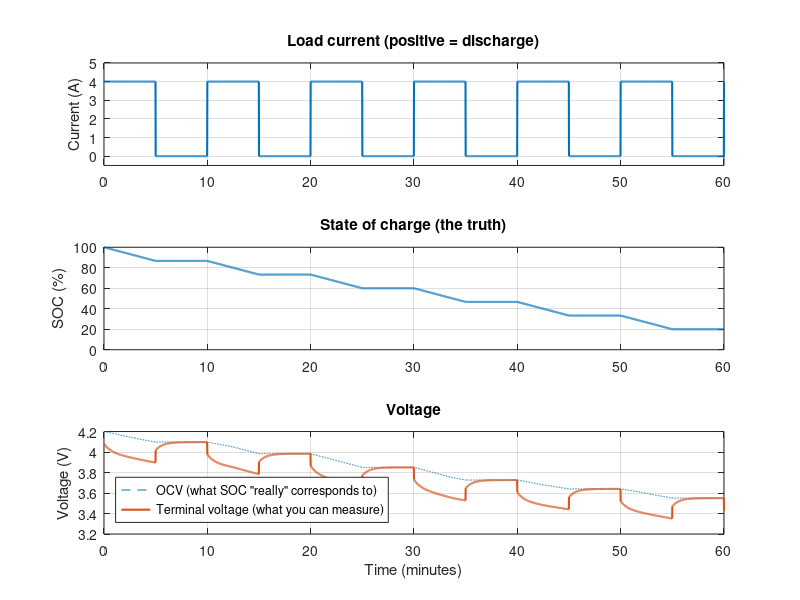

Write the MATLAB code that produced this figure.
%% STEP 1 - One lithium-ion cell, simulated in a plain MATLAB script
% Goal: see with your own eyes that TERMINAL VOLTAGE is not the same as SOC.
%
% The cell model (called a "1-RC equivalent circuit model"):
%
%      +----[ R0 ]----[ R1 || C1 ]----+
%      |                              |
%    (OCV)                        terminal voltage V
%      |                              |
%      +------------------------------+
%
%   OCV : "open circuit voltage" - the voltage the cell would show if it
%         rested for a long time. It depends ONLY on SOC (a lookup table).
%   R0  : instant resistance. The moment current flows, voltage drops by I*R0.
%   R1,C1 : slow "relaxation" effect. Voltage keeps sagging for a while under
%         load and slowly recovers after the load stops.
%
% Equations (I > 0 means discharging):
%   SOC(next) = SOC - I*dt / Q                 <- Coulomb counting, the true SOC
%   V1(next)  = V1 + dt*( -V1/(R1*C1) + I/C1 ) <- voltage across the RC pair
%   V         = OCV(SOC) - I*R0 - V1           <- what a voltmeter would read

clear; clc; close all;

%% 1. Cell parameters  (try changing these later!)
Q_Ah = 2.5;            % capacity in amp-hours (a typical 18650 cell)
Q    = Q_Ah * 3600;    % capacity in amp-seconds (coulombs)
R0   = 0.030;          % ohms
R1   = 0.020;          % ohms
C1   = 2000;           % farads  -> time constant R1*C1 = 40 seconds

% OCV-vs-SOC lookup table (rough shape of a real NMC cell)
soc_table = 0:0.1:1;
ocv_table = [3.00 3.45 3.55 3.62 3.68 3.75 3.85 3.95 4.05 4.12 4.20];

%% 2. Simulation settings
dt    = 1;                 % time step in seconds
t_end = 3600;              % simulate 1 hour
t     = 0:dt:t_end;
N     = length(t);

% Load profile: 4 A for 5 minutes, then rest 5 minutes, repeat
% (4 A = 1.6C for this cell, i.e. it would empty in ~37 min if continuous)
I = zeros(1, N);
for k = 1:N
    if mod(t(k), 600) < 300
        I(k) = 4;          % discharging
    else
        I(k) = 0;          % resting
    end
end

%% 3. Storage for results
SOC = zeros(1, N);
V1  = zeros(1, N);
V   = zeros(1, N);
OCV = zeros(1, N);

SOC(1) = 1.0;              % start fully charged
V1(1)  = 0;

%% 4. The simulation loop - one small time step at a time
for k = 1:N
    OCV(k) = interp1(soc_table, ocv_table, SOC(k));
    V(k)   = OCV(k) - I(k)*R0 - V1(k);

    if k < N
        SOC(k+1) = SOC(k) - I(k)*dt/Q;
        V1(k+1)  = V1(k) + dt*( -V1(k)/(R1*C1) + I(k)/C1 );
    end
end

%% 5. Plots
tm = t/60;   % minutes, easier to read

figure('Name', 'Step 1 - single cell');

subplot(3,1,1);
plot(tm, I, 'LineWidth', 1.5);
ylabel('Current (A)'); title('Load current (positive = discharge)');
grid on; ylim([-0.5 5]);

subplot(3,1,2);
plot(tm, SOC*100, 'LineWidth', 1.5);
ylabel('SOC (%)'); title('State of charge (the truth)');
grid on;

subplot(3,1,3);
plot(tm, OCV, '--', tm, V, 'LineWidth', 1.5);
ylabel('Voltage (V)'); xlabel('Time (minutes)');
legend('OCV (what SOC "really" corresponds to)', 'Terminal voltage (what you can measure)', ...
       'Location', 'southwest');
title('Voltage');
grid on;

fprintf('Final SOC: %.1f %%\n', SOC(end)*100);
fprintf('Voltage just before first rest: %.3f V\n', V(300));
fprintf('Voltage 5 min into first rest:  %.3f V  (same SOC!)\n', V(600));
